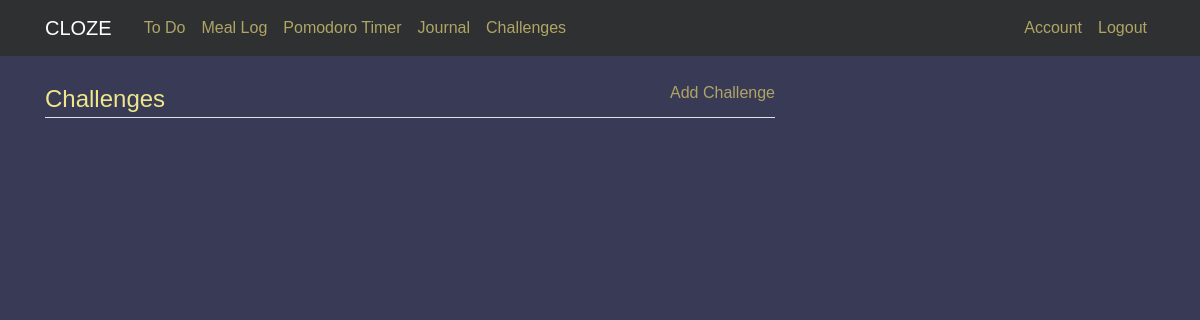
/challenges (signed in), run on an earlier commit of the app's database.
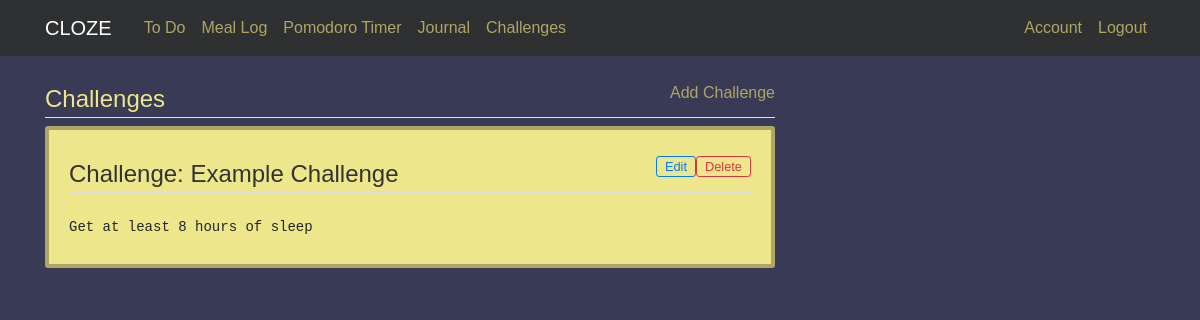
And on a later commit of the database.
### cloze/models.py (models this page shows)
class Challenge(db.Model):
    id = db.Column(db.Integer, primary_key=True)
    title = db.Column(db.String(256), index=True)
    description = db.Column(db.String(512), index=True)
    user_id = db.Column(db.Integer, db.ForeignKey('user.id'), nullable=False)

### cloze/routes.py (the view)
@app.route('/challenges')
def challenges():
    challenges = db.session.query(Challenge)
    return render_template('challenges.html', title = 'Challenges', challenges=challenges)

### cloze/models.py (called while the page is built)
@login_manager.user_loader
def load_user(userId):
    return User.query.get(int(userId))

### cloze/Templates/challenges.html
{% extends "layout.html" %}
{% block content %}
<div class="col-md-8">
    <div class="">
        <a style="float:right; vertical-align: bottom;" href="{{ url_for('new_challenges') }}">Add Challenge</a>
        <legend class="border-bottom mb-2" style="color: #ede68a;">Challenges</legend>
    </div>
    {% for challenge in challenges %}
        <div class="content-section">
            <div>
                <form action="{{ url_for('delete_challenge', id=challenge.id) }}" method="POST" >
                    <input align="right" class="btn btn-sm btn-outline-danger py-0" style="float: right; font-size: 0.8em;" type="submit" value="Delete">
                </form>
                <form action="{{ url_for('edit_challenge', id=challenge.id) }}" method="POST" >
                    <input align="right" class="btn btn-sm btn-outline-primary py-0" style="float: right; font-size: 0.8em;" type="submit" value="Edit">
                </form>
                <legend class="border-bottom mb-4">Challenge: {{challenge.title}}</legend>
            </div>
            <pre class="tab">{{challenge.description}}</pre>
        </div>
    {% endfor %}
</div>
{% endblock content %}

What changed in the data, as far as the page shows it:
added Challenge: title "Example Challenge", description "Get at least 8 hours of sleep"
